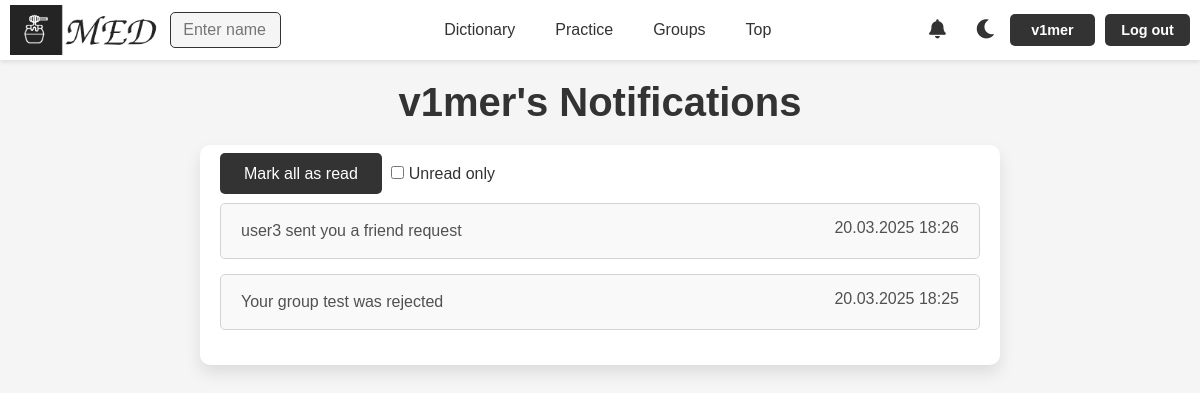
The page /notifications/ (signed in) on the database as committed earlier.
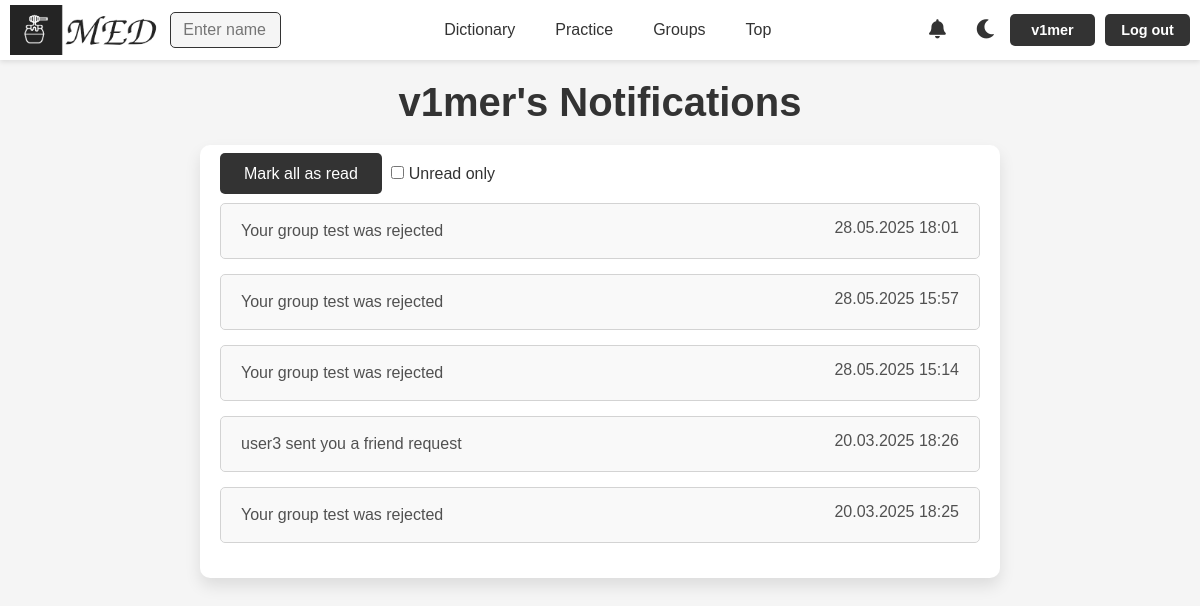
The same page on the database as committed later.
### med/models.py (models this page shows, shortened)
class Notification(models.Model):
    user = models.ForeignKey(User, on_delete=models.CASCADE)
    message = models.TextField()
    time_create = models.DateTimeField(auto_now_add=True)
    is_read = models.BooleanField(default=False)
    type = models.CharField(max_length=20, choices=[
        ('1', 'Base'),
        ('2', 'Group_r'),
    ], default='1')
    group = models.ForeignKey(WordGroup, on_delete=models.CASCADE, blank=True, null=True)
    class Meta:
        ordering = ['-time_create']
        indexes = [
            models.Index(fields=['-time_create'])
        ]

### med/views.py (the view)
# urls.py: path('notifications/', views.NotiListView.as_view(), name='notifications'),
class NotiListView(LoginRequiredMixin, ListView):
    model = Notification
    template_name = 'med/notification.html'
    context_object_name = 'notifications'
    paginate_by = 25
    def get_queryset(self):
        user_name = self.request.user.username
        user = get_object_or_404(User, username=user_name)
        queryset = Notification.objects.filter(user=user).order_by('-time_create')
        return queryset
    def get_context_data(self, **kwargs):
        context = super().get_context_data(**kwargs)
        user_name = self.request.user.username
        user = get_object_or_404(User, username=user_name)
        context.update({
            'user': user,
            'title': f"{user_name}'s Notifications",
        })
        return context

### med/templatetags/notification_tags.py (called while the page is built)
@register.simple_tag
def get_unread_notifications_count(request):
    if request.user.is_authenticated:
        return request.user.notification_set.filter(is_read=False).count()
    return 0

@register.simple_tag
def get_latest_unread_notifications(request, limit=5):
    if request.user.is_authenticated:
        return request.user.notification_set.filter(is_read=False)[:limit]
    return []

### med/templates/med/notification.html (shortened to what this page needs)
{% extends 'base.html' %}
{% load static %}
{% block content %}
<h1>{{title}}</h1>
<div class="notification-container">
    <div class="buttons" style="margin-bottom: 20px;">
        <a href="#" id="mark-all-read" style="margin-left: 0px;">Mark all as read</a>
        <label><input type="checkbox" id="show-unread-only"> Unread only</label>
    </div>
    {% if notifications %}
        {% for notification in notifications %}
            {% if notification.type == '1' %}
            <div class="notification {% if notification.is_read %}read{% else %}unread{% endif %}"
                 data-notification-id="{{ notification.id }}">
                <div class="notification-body">
                    <p>{{notification.message}}</p>
                </div>
                <div class="notification-tail">
                    <p style="margin-bottom: 0px; font-size:medium;"> {{ notification.time_create|date:"d.m.Y H:i" }}</p>
                </div>
            </div>
            {% endif %}
        {% endfor %}
    {% endif %}
</div>
{% endblock %}

### templates/base.html (shortened to what this page needs)
{% load static %}
{% load notification_tags %}
<!DOCTYPE html>
<html lang="en">
<head>
    <link rel="stylesheet" type="text/css" href="{% static 'med/css/styles.css' %}">
    <link rel="stylesheet" href="https://cdnjs.cloudflare.com/ajax/libs/font-awesome/5.15.4/css/all.min.css">
</head>
<body>
<header>
    {% if user.is_authenticated %}
    <div class="logo_container">
        {% if is_profile or is_dict %}
            {% if is_my_profile or is_my_dict %}
                <a href="{% url 'profile' user.username %}">
                    <img id="logo_img" src="{% static 'med/img/base/light_logo.png' %}"
                         data-light-src="{% static 'med/img/base/light_logo.png' %}"
                         data-dark-src="{% static 'med/img/base/dark_logo.png' %}" alt="MED Logo">
                </a>
            {% else %}
                <a href="{% url 'profile' logged_user.username %}">
                    <img id="logo_img" src="{% static 'med/img/base/light_logo.png' %}"
                         data-light-src="{% static 'med/img/base/light_logo.png' %}"
                         data-dark-src="{% static 'med/img/base/dark_logo.png' %}" alt="MED Logo">
                </a>
            {% endif %}
        {% else %}
            <a href="{% url 'profile' user.username %}">
                <img id="logo_img" src="{% static 'med/img/base/light_logo.png' %}"
                     data-light-src="{% static 'med/img/base/light_logo.png' %}"
                     data-dark-src="{% static 'med/img/base/dark_logo.png' %}" alt="MED Logo">
            </a>
        {% endif %}
    </div>
    {% else %}
    <div class="logo_container">
        <a href="{% url 'home' %}"><img id="logo_img" src="{% static 'med/img/base/light_logo.png' %}" data-light-src="{% static 'med/img/base/light_logo.png' %}" data-dark-src="{% static 'med/img/base/dark_logo.png' %}" alt="MED Logo"></a>
    </div>
    {% endif %}
    <nav class="nav-items" id="nav-items">
            {% if user.is_authenticated %}
                <div class="nav-left">
                {% if not is_search %}
                <form method="get" action="{% url 'user_search' %}" class="search-form">
                    <input type="text" name="q" placeholder="Enter name" required class="search-input">
                </form>
                {% endif %}
                </div>
        <div class="nav-center">
                {% if is_my_dict %}
                <a href="{% url 'words' user.username %}">Dictionary</a>
                {% else %}
                <a href="{% url 'words' request.user.username %}">Dictionary</a>
                {% endif %}
                <a href="{% url 'practice' %}">Practice</a>
                <a href="{% url 'groups' %}">Groups</a>
                <a href="{% url 'tops_by_category' %}">Top</a>
            {% else %}
            <div class="nav-left"></div>
            <div class="nav-center">
                <a href="{% url 'login' %}">Dictionary</a>
                <a href="{% url 'login' %}">Practice</a>
                <a href="{% url 'login' %}">Groups</a>
                {% endif %}
            </div>
        <div class="buttons">
            {% if request.user.is_authenticated %}
            <a href="{% url 'notifications' %}" class="no-style" id="notifications-link">
                <i class="fas fa-bell"></i>
                {% get_unread_notifications_count request as unread_count %}
            </a>
                    {% get_latest_unread_notifications request as header_notifications %}
            {% endif %}
            <a id="theme-toggle-dark" class="no-style"><i class="fas fa-moon"></i></a>
        {% if request.user.is_authenticated %}
            {% if is_profile or is_dict %}
                {% if is_my_profile or is_my_dict %}
                <a href="{% url 'profile' user.username %}">{{request.user.username}}</a>
                {% else %}
                <a href="{% url 'profile' logged_user.username %}">{{request.user.username}}</a>
                {% endif %}
            {% else %}
                <a href="{% url 'profile' user.username %}">{{request.user.username}}</a>
            {% endif %}
            <a href="{% url 'logout' %}">Log out</a>
        </div>
        {% else %}
            <a href="{% url 'login' %}">Log in</a>
            <a href="{% url 'register' %}">Register</a>
        </div>
        {% endif %}
    </nav>
</header>
<div class="container">
    {% block content %}
    {% endblock %}
</div>
</body>
</html>

### med/static/med/css/styles.css (style rules this page uses)
:root { --background-color: #f5f5f5; --text-color: #333; --header-background: #ffffff; --button-background: #333; --button-text-color: #ffffff; --feature-background: #fff; --word-list-background: #fff; --feature-shadow: 0px 8px 16px rgba(0, 0, 0, 0.1); --feature-text-color: #666; --list-text-color: #666; --tab-background: #f9f9f9; --tab-active-background: #ffffff; --tab-hover-background: #e0e0e0; --tab-border-color: #ccc; }
body { font-family: Arial, sans-serif; background-color: var(--background-color); color: var(--text-color); }
a { text-decoration: none; color: var(--text-color); transition: color 0.3s; }
* { margin: 0; padding: 0; box-sizing: border-box; }
header { display: flex; justify-content: space-between; align-items: center; padding-top: 5px; padding-bottom: 5px; padding-left: 10px; padding-right: 10px; background-color: var(--header-background); box-shadow: 0px 2px 5px rgba(0, 0, 0, 0.1); }
header .nav-items { display: flex; align-items: center; width: 100%; justify-content: space-between; }
header .nav-center { display: flex; justify-content: center; align-items: center; width: 100%; gap: 20px; }
header .nav-left { margin-right: 1%; width: 17%; margin-left: 1%; align-items: left; }
header .buttons { display: flex; gap: 5px; align-items: center; margin-top: 0px; }
header #logo_img { height: 50px; cursor: pointer; float:inherit; }
header .logo_container { min-width: 150px; width: 13%; height: 50px; }
header .nav-center a { text-decoration: none; color: var(--nav-link-color); font-size: 1em; font-weight: 500; padding: 5px 10px; transition: color 0.3s, background-color 0.3s; width: auto; }
header .buttons { display: flex; justify-content: flex-end; align-items: center; text-align: center; gap: 10px; margin-left: 0; width: 41%; }
header .buttons a { text-decoration: none; color: var(--button-text-color); background-color: var(--button-background); padding: 8px 16px; border-radius: 5px; font-size: 0.9em; font-weight: bold; transition: background-color 0.3s, transform 0.3s; margin: 0; min-width: 85px; }
.container { max-width: 1200px; margin: 0 auto; text-align: center; padding: 20px 10px; }
.container h1 { font-size: 2.5em; color: var(--text-color); margin-bottom: 15px; }
.container p { font-size: 1.2em; color: var(--text-color); max-width: 600px; margin: 0 auto 30px; }
.buttons a { text-decoration: none; color: var(--button-text-color); background-color: var(--button-background); padding: 12px 24px; margin: 0 5px; border-radius: 5px; font-size: 1em; transition: background-color 0.3s; }
.search-form { display: flex; align-items: left; gap: 10px; width: 100%; }
.search-input { flex-grow: 1; width: 100%; min-width: 111px; padding: 8px 12px; border: 1px solid var(--button-background); border-radius: 5px; font-size: 1em; background-color: var(--background-color); color: var(--text-color); transition: border-color 0.3s, box-shadow 0.3s; }
.search-form { display: flex; justify-content: left; gap: 10px; }
.search-input { flex: 1; padding: 8px 12px; border: 1px solid var(--button-background); border-radius: 5px; font-size: 1em; background-color: var(--background-color); color: var(--text-color); }
.buttons .no-style { font-size:larger; background-color: unset; min-width: 0; cursor: pointer; padding: 10px 5px; }
#theme-toggle-dark { color: #333; }
#notifications-link { position: relative; margin-right: 10px; color: var(--text-color); }
.notification-container { max-width: 800px; margin: 20px auto; padding: 20px; background-color: var(--feature-background); border-radius: 10px; box-shadow: var(--feature-shadow); text-align: left !important; }
.notification { display: flex; flex-direction: row; align-items: flex-start; gap: 15px; padding: 15px 20px; border: 1px solid var(--button-background); border-radius: 5px; background-color: var(--background-color); transition: transform 0.3s ease, box-shadow 0.3s ease; margin-bottom: 15px; }
.notification.read { background-color: var(--tab-background); border-color: var(--tab-border-color); opacity: 0.85; }
.notification-body { flex: 1; }
.notification-body p { margin: 0; width: 100%; font-size: 1em; color: var(--text-color); line-height: 1.5; }
.notification-tail { flex: 0 0 auto; width: 30%; font-size: medium; color: var(--text-color); text-align: right; }

Rows that differ between the two databases and show on the page:
added Notification: message "Your group test was rejected", time_create "28.05.2025 18:01"
added Notification: message "Your group test was rejected", time_create "28.05.2025 15:57"
added Notification: message "Your group test was rejected", time_create "28.05.2025 15:14"
